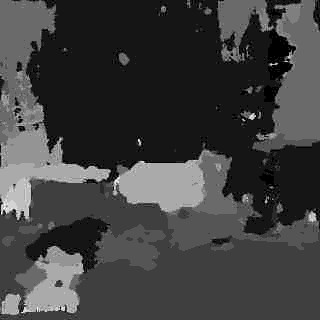
#> input picture GIS-&-Big-Data/Big Data/Green Level Analyzing/2.Neural Network/SanLin/_39.926831_116.456835_315.jpg, 320 x 320 px, given in place of _39.926831_116.456835_315.jpg_39.926831_116.456835_315.jpg, which was not available
$ python -i '数据变得更亮.py'   (imports and definitions only)
#> lines starting #> are read from the running program, lines starting #| are printed output that depends on the picture
import cv2
import os
import numpy as np
import random
from skimage import color, exposure

# 所有暗色的图都变成亮的
def DARK2BRIGHT(filpath):
#> called with filpath = '../SanLin/_39.926831_116.456835_315.jpg'
      manyfiles = os.listdir(filpath)
      for file in manyfiles:

            seg = cv2.imread(filpath+file)
#> seg is the input picture: shape (320, 320, 3); min 0, max 12, mean 3.01
            eqaimg = color.rgb2hsv(cv2.cvtColor(seg, cv2.COLOR_BGR2RGB))
#> eqaimg: shape (320, 320, 3) float64; mean of channels 0, 1, 2 0, 0, 0.0118
            eqaimg[:, :, 2] = exposure.equalize_hist(eqaimg[:, :, 2])
#> eqaimg: shape (320, 320, 3) float64; mean of channels 0, 1, 2 0, 0, 0.563
            eqaimg = color.hsv2rgb(eqaimg)
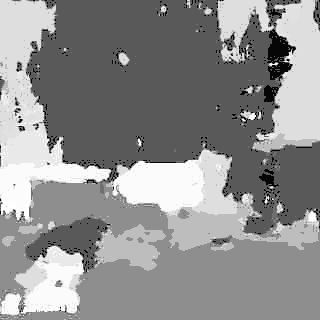
#> eqaimg: shape (320, 320, 3) float64; min 0.024, max 1, mean 0.563

            cv2.imwrite(filpath[:-1]+"_bright/"+file[:-3]+"jpg",
                        cv2.cvtColor((eqaimg *255.).astype(np.uint8),cv2.COLOR_RGB2BGR),
                        [int(cv2.IMWRITE_JPEG_QUALITY),95])


# [7 lines not run here, left out]


>>> result = DARK2BRIGHT('../SanLin/_39.926831_116.456835_315.jpg')

$ run again, on GIS-&-Big-Data/Big Data/Green Level Analyzing/2.Neural Network/SanLin/_39.926873_116.45511_0.jpg
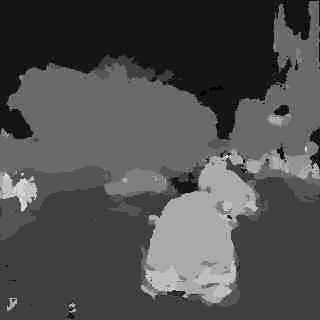
#> input picture GIS-&-Big-Data/Big Data/Green Level Analyzing/2.Neural Network/SanLin/_39.926873_116.45511_0.jpg, 320 x 320 px, given in place of _39.926873_116.45511_0.jpg_39.926873_116.45511_0.jpg, which was not available
#> in DARK2BRIGHT, seg is the input picture: shape (320, 320, 3); min 0, max 12, mean 3.72
#> in DARK2BRIGHT, `eqaimg = color.hsv2rgb(eqaimg)`:
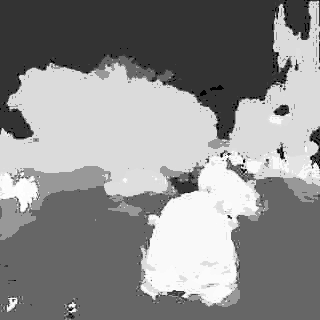
#> eqaimg: shape (320, 320, 3) float64; min 0.00542, max 1, mean 0.555

$ run again, on GIS-&-Big-Data/Big Data/Green Level Analyzing/2.Neural Network/SanLin/_39.926895_116.456793_0.jpg
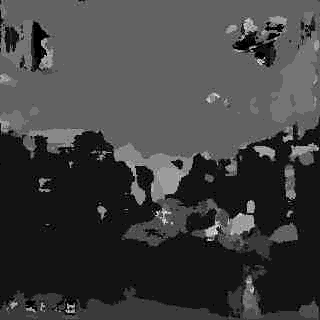
#> input picture GIS-&-Big-Data/Big Data/Green Level Analyzing/2.Neural Network/SanLin/_39.926895_116.456793_0.jpg, 320 x 320 px, given in place of _39.926895_116.456793_0.jpg_39.926895_116.456793_0.jpg, which was not available
#> in DARK2BRIGHT, seg is the input picture: shape (320, 320, 3); min 0, max 13, mean 3.3
#> in DARK2BRIGHT, `eqaimg = color.hsv2rgb(eqaimg)`:
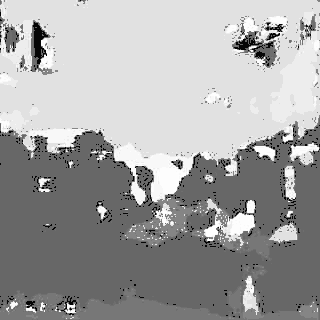
#> eqaimg: shape (320, 320, 3) float64; min 0.0226, max 1, mean 0.641

$ run again, on GIS-&-Big-Data/Big Data/Green Level Analyzing/2.Neural Network/SanLin/_39.926895_116.456793_45.jpg
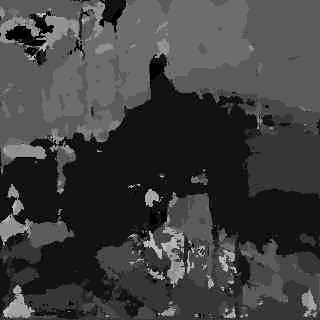
#> input picture GIS-&-Big-Data/Big Data/Green Level Analyzing/2.Neural Network/SanLin/_39.926895_116.456793_45.jpg, 320 x 320 px, given in place of _39.926895_116.456793_45.jpg_39.926895_116.456793_45.jpg, which was not available
#> in DARK2BRIGHT, seg is the input picture: shape (320, 320, 3); min 0, max 14, mean 3.5
#> in DARK2BRIGHT, `eqaimg = color.hsv2rgb(eqaimg)`:
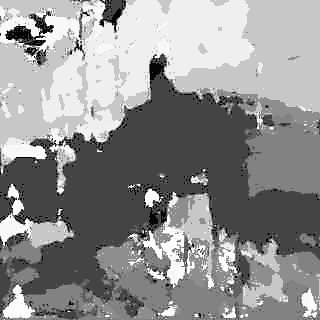
#> eqaimg: shape (320, 320, 3) float64; min 0.0225, max 1, mean 0.569
